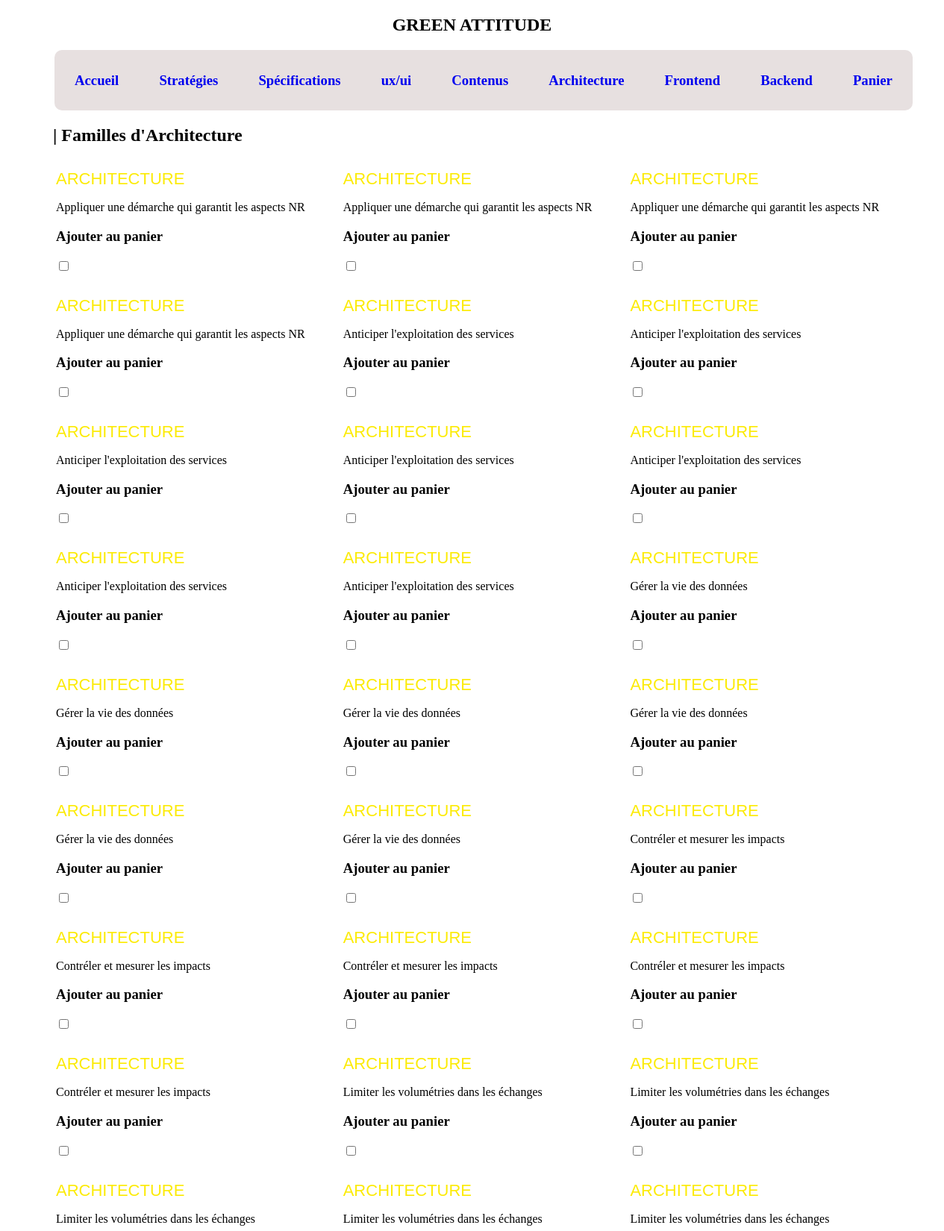
The app's page /architecture.php (upper part) with its own data.
### tables this page shows
CREATE TABLE `goodpractices` (
  `cle` int(11) NOT NULL,
  `Family` varchar(14) NOT NULL,
  `Id` varchar(11) NOT NULL,
  `Planet` varchar(1) DEFAULT NULL,
  `People` varchar(1) DEFAULT NULL,
  `Prosperity` varchar(1) DEFAULT NULL,
  `Recommendation` varchar(135) NOT NULL,
  `Criteria` varchar(276) DEFAULT NULL,
  `Justification` varchar(906) DEFAULT NULL,
  `Stage` varchar(14) DEFAULT NULL,
  `Tests1` varchar(542) DEFAULT NULL,
  `Tests2` varchar(267) DEFAULT NULL,
  `Tests3` varchar(404) DEFAULT NULL,
  `Correspondence` varchar(237) DEFAULT NULL,
  `Link` varchar(299) DEFAULT NULL,
  `Type` varchar(7) DEFAULT NULL,
  `Difficulty` varchar(3) DEFAULT NULL,
  `Goal` varchar(49) DEFAULT NULL,
  `Incontournable` varchar(14) DEFAULT NULL,
  `Tags` varchar(74) DEFAULT NULL,
  `Actors` varchar(67) DEFAULT NULL,
  `Indicators_` varchar(14) DEFAULT NULL,
  `IndicatorsX` varchar(88) DEFAULT NULL,
  `IndicatorsY` varchar(28) DEFAULT NULL,
  `Priority` varchar(6) DEFAULT NULL,
  `Recurrence` varchar(8) DEFAULT NULL,
  `UseCase` varchar(269) DEFAULT NULL,
  `Example` varchar(30) DEFAULT NULL,
  `Limite` varchar(30) DEFAULT NULL,
  `Automatizable` varchar(1) DEFAULT NULL,
  `AutomatizationScript` varchar(16) DEFAULT NULL,
  `AutomatizationLevel` varchar(3) DEFAULT NULL,
  `AutomatizationInformation` varchar(57) DEFAULT NULL
);

### architecture.php (the view, shortened to what this page needs)
<?php
require 'connect.php';
$practices = $database->query("SELECT * FROM goodPractices WHERE Family = 'ARCHITECTURE'");
?>
<!DOCTYPE html>
<html lang="fr">
<head>
  <link rel="stylesheet" href="style1.css">
</head>
<body>
        <div class="header">
          <h2 class="green">GREEN ATTITUDE</h2>
          <nav>
              <ul class="menu">
                  <li><a href="index.php"><h3>Accueil</h3></a></li>
                  <li><a href="strategie.php"><h3>Stratégies</h3></a></li>
                  <li><a href="specification.php"><h3>Spécifications</h3></a></li>
                  <li><a href="ux_ui.php"><h3>ux/ui</h3></a></li>
                  <li><a href="contenus.php"><h3>Contenus</h3></a></li>
                  <li><a href="architecture.php"><h3>Architecture</h3></a></li>
                  <li><a href="frontend.php"><h3>Frontend</h3></a></li>
                  <li><a href="backend.php"><h3>Backend</h3></a></li>
                  <li><a href="panier.php"><h3>Panier</h3></a></li>
              </ul>
          </nav>
        </div>
      <div class="famille">
        <h2>| Familles d'Architecture</h2>
      </div>
  <form action="panier.php" method="post">
            <div class="grid-container">
              <?php
                  while($row = $practices->fetch(PDO::FETCH_OBJ)) {
                    echo "<div href=''>
                      <span>
                        ".$row->Family."
                      </span>
                              <p>".$row->Recommendation."</p>
                                  <p><h3>Ajouter au panier</h3></p>
                                  <input type=\"checkbox\" name=\"". $row->cle . "\">
                          </div>";
    }
                ?>
              </div>
  </form>
</body>
</html>

### style1.css (style rules this page uses)
nav ul { display: flex; text-decoration: none; list-style-type:none; width: 1150px; transform: translate(65px,0px); border-radius: 10px; }
nav ul li { flex: 1 1 auto; display: inline-block; text-align: center; padding:5px; }
li { float: left; }
ul { list-style-type: none; margin: 0; padding: 0; overflow: hidden; background-color: rgb(231, 224, 224); }
nav ul li a { display: block; text-align: center; text-decoration: none; padding: 6px 8px; }
nav { color: black; }
h2.green { text-align: center; }
.grid-container { width: 90%; padding: 12px; display : grid; grid-template-columns: 2fr 2fr 2fr; grid-gap: 30px; transform: translate(55px,0px); }
div.famille h2 { transform: translate(63px,0px); }
span { font-size: 22px; ; font-family: sans-serif; color: rgb(252, 235, 6); }

### records on screen
goodpractices: Family "ARCHITECTURE", Recommendation "Appliquer une démarche qui garantit les aspects NR"
goodpractices: Family "ARCHITECTURE", Recommendation "Appliquer une démarche qui garantit les aspects NR"
goodpractices: Family "ARCHITECTURE", Recommendation "Appliquer une démarche qui garantit les aspects NR"
goodpractices: Family "ARCHITECTURE", Recommendation "Appliquer une démarche qui garantit les aspects NR"
goodpractices: Family "ARCHITECTURE", Recommendation "Anticiper l'exploitation des services"
goodpractices: Family "ARCHITECTURE", Recommendation "Anticiper l'exploitation des services"
goodpractices: Family "ARCHITECTURE", Recommendation "Anticiper l'exploitation des services"
goodpractices: Family "ARCHITECTURE", Recommendation "Anticiper l'exploitation des services"
goodpractices: Family "ARCHITECTURE", Recommendation "Anticiper l'exploitation des services"
goodpractices: Family "ARCHITECTURE", Recommendation "Anticiper l'exploitation des services"
goodpractices: Family "ARCHITECTURE", Recommendation "Anticiper l'exploitation des services"
goodpractices: Family "ARCHITECTURE", Recommendation "Gérer la vie des données"
goodpractices: Family "ARCHITECTURE", Recommendation "Gérer la vie des données"
goodpractices: Family "ARCHITECTURE", Recommendation "Gérer la vie des données"
goodpractices: Family "ARCHITECTURE", Recommendation "Gérer la vie des données"
goodpractices: Family "ARCHITECTURE", Recommendation "Gérer la vie des données"
goodpractices: Family "ARCHITECTURE", Recommendation "Gérer la vie des données"
goodpractices: Family "ARCHITECTURE", Recommendation "Contréler et mesurer les impacts"
goodpractices: Family "ARCHITECTURE", Recommendation "Contréler et mesurer les impacts"
goodpractices: Family "ARCHITECTURE", Recommendation "Contréler et mesurer les impacts"
goodpractices: Family "ARCHITECTURE", Recommendation "Contréler et mesurer les impacts"
goodpractices: Family "ARCHITECTURE", Recommendation "Contréler et mesurer les impacts"
goodpractices: Family "ARCHITECTURE", Recommendation "Limiter les volumétries dans les échanges"
goodpractices: Family "ARCHITECTURE", Recommendation "Limiter les volumétries dans les échanges"
goodpractices: Family "ARCHITECTURE", Recommendation "Limiter les volumétries dans les échanges"
goodpractices: Family "ARCHITECTURE", Recommendation "Limiter les volumétries dans les échanges"
goodpractices: Family "ARCHITECTURE", Recommendation "Limiter les volumétries dans les échanges"
